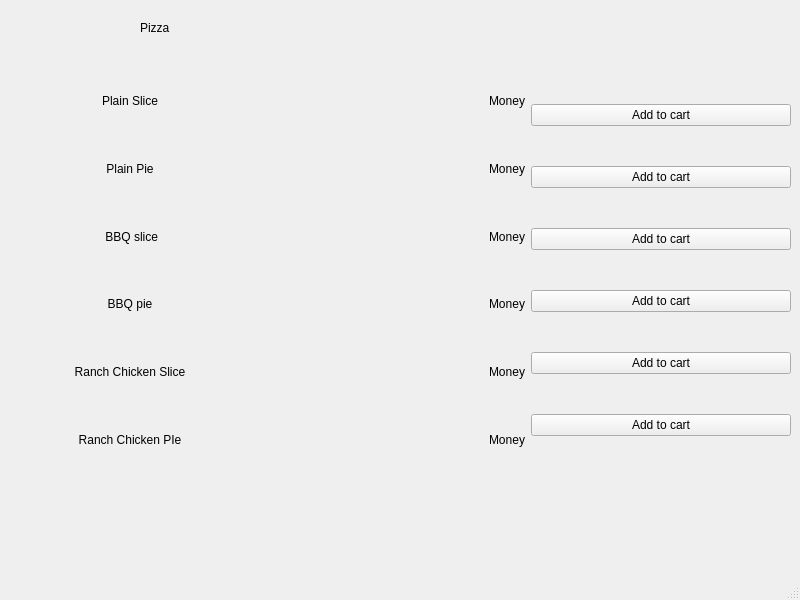
<?xml version="1.0" encoding="UTF-8"?>
<ui version="4.0">
 <class>MainWindow</class>
 <widget class="QMainWindow" name="MainWindow">
  <property name="geometry">
   <rect>
    <x>0</x>
    <y>0</y>
    <width>800</width>
    <height>600</height>
   </rect>
  </property>
  <property name="windowTitle">
   <string>MainWindow</string>
  </property>
  <widget class="QWidget" name="centralwidget">
   <widget class="QStackedWidget" name="stackedWidget">
    <property name="geometry">
     <rect>
      <x>0</x>
      <y>0</y>
      <width>800</width>
      <height>600</height>
     </rect>
    </property>
    <property name="currentIndex">
     <number>2</number>
    </property>
    <widget class="QWidget" name="page">
     <widget class="QPushButton" name="pushButton">
      <property name="geometry">
       <rect>
        <x>90</x>
        <y>180</y>
        <width>93</width>
        <height>28</height>
       </rect>
      </property>
      <property name="text">
       <string>Pizza</string>
      </property>
     </widget>
     <widget class="QPushButton" name="pushButton_2">
      <property name="geometry">
       <rect>
        <x>550</x>
        <y>180</y>
        <width>93</width>
        <height>28</height>
       </rect>
      </property>
      <property name="text">
       <string>Steak</string>
      </property>
     </widget>
     <widget class="QPushButton" name="pushButton_3">
      <property name="geometry">
       <rect>
        <x>320</x>
        <y>180</y>
        <width>93</width>
        <height>28</height>
       </rect>
      </property>
      <property name="text">
       <string>McDonalds</string>
      </property>
     </widget>
    </widget>
    <widget class="QWidget" name="page_2">
     <widget class="QWidget" name="horizontalLayoutWidget">
      <property name="geometry">
       <rect>
        <x>0</x>
        <y>60</y>
        <width>791</width>
        <height>401</height>
       </rect>
      </property>
      <layout class="QHBoxLayout" name="horizontalLayout_2">
       <item>
        <layout class="QVBoxLayout" name="verticalLayout_3">
         <item>
          <widget class="QLabel" name="label_16">
           <property name="text">
            <string>SIrloin Steak w/ Garlic Mayo and A Side of Mash Potatoes</string>
           </property>
           <property name="alignment">
            <set>Qt::AlignCenter</set>
           </property>
          </widget>
         </item>
         <item>
          <widget class="QLabel" name="label_17">
           <property name="text">
            <string>Beef Prime Rib w/ A side of Mash Potatoes</string>
           </property>
           <property name="alignment">
            <set>Qt::AlignCenter</set>
           </property>
          </widget>
         </item>
         <item>
          <widget class="QLabel" name="label_18">
           <property name="text">
            <string>Steak &amp; Steamed Lobster Tail</string>
           </property>
           <property name="alignment">
            <set>Qt::AlignCenter</set>
           </property>
          </widget>
         </item>
         <item>
          <widget class="QLabel" name="label_19">
           <property name="text">
            <string>Lamb Chops</string>
           </property>
           <property name="alignment">
            <set>Qt::AlignCenter</set>
           </property>
          </widget>
         </item>
         <item>
          <widget class="QLabel" name="label_4">
           <property name="text">
            <string>Onion Fries w/ Cheese Dip</string>
           </property>
           <property name="alignment">
            <set>Qt::AlignCenter</set>
           </property>
          </widget>
         </item>
         <item>
          <widget class="QLabel" name="label_20">
           <property name="text">
            <string>Filet Mignon 10oz</string>
           </property>
           <property name="alignment">
            <set>Qt::AlignCenter</set>
           </property>
          </widget>
         </item>
        </layout>
       </item>
       <item>
        <layout class="QVBoxLayout" name="verticalLayout_9">
         <item>
          <widget class="QLabel" name="label_2">
           <property name="text">
            <string>Money</string>
           </property>
           <property name="alignment">
            <set>Qt::AlignRight|Qt::AlignTrailing|Qt::AlignVCenter</set>
           </property>
          </widget>
         </item>
         <item>
          <widget class="QLabel" name="label_24">
           <property name="text">
            <string>Money</string>
           </property>
           <property name="alignment">
            <set>Qt::AlignRight|Qt::AlignTrailing|Qt::AlignVCenter</set>
           </property>
          </widget>
         </item>
         <item>
          <widget class="QLabel" name="label_23">
           <property name="text">
            <string>Money</string>
           </property>
           <property name="alignment">
            <set>Qt::AlignRight|Qt::AlignTrailing|Qt::AlignVCenter</set>
           </property>
          </widget>
         </item>
         <item>
          <widget class="QLabel" name="label_22">
           <property name="text">
            <string>Money</string>
           </property>
           <property name="alignment">
            <set>Qt::AlignRight|Qt::AlignTrailing|Qt::AlignVCenter</set>
           </property>
          </widget>
         </item>
         <item>
          <widget class="QLabel" name="label_21">
           <property name="text">
            <string>Money</string>
           </property>
           <property name="alignment">
            <set>Qt::AlignRight|Qt::AlignTrailing|Qt::AlignVCenter</set>
           </property>
          </widget>
         </item>
         <item>
          <widget class="QLabel" name="label">
           <property name="text">
            <string>Money</string>
           </property>
           <property name="alignment">
            <set>Qt::AlignRight|Qt::AlignTrailing|Qt::AlignVCenter</set>
           </property>
          </widget>
         </item>
        </layout>
       </item>
       <item>
        <layout class="QVBoxLayout" name="verticalLayout_6">
         <item>
          <widget class="QPushButton" name="pushButton_12">
           <property name="enabled">
            <bool>true</bool>
           </property>
           <property name="text">
            <string>Add to cart</string>
           </property>
          </widget>
         </item>
         <item>
          <widget class="QPushButton" name="pushButton_11">
           <property name="sizeIncrement">
            <size>
             <width>0</width>
             <height>0</height>
            </size>
           </property>
           <property name="text">
            <string>Add to cart</string>
           </property>
          </widget>
         </item>
         <item>
          <widget class="QPushButton" name="pushButton_14">
           <property name="text">
            <string>Add to cart</string>
           </property>
          </widget>
         </item>
         <item>
          <widget class="QPushButton" name="pushButton_10">
           <property name="text">
            <string>Add to cart</string>
           </property>
          </widget>
         </item>
         <item>
          <widget class="QPushButton" name="pushButton_7">
           <property name="text">
            <string>Add to cart</string>
           </property>
          </widget>
         </item>
         <item>
          <widget class="QPushButton" name="pushButton_6">
           <property name="text">
            <string>Add to cart</string>
           </property>
          </widget>
         </item>
        </layout>
       </item>
      </layout>
     </widget>
     <widget class="QLabel" name="label_14">
      <property name="geometry">
       <rect>
        <x>110</x>
        <y>20</y>
        <width>55</width>
        <height>16</height>
       </rect>
      </property>
      <property name="text">
       <string>Steak</string>
      </property>
     </widget>
    </widget>
    <widget class="QWidget" name="page_3">
     <widget class="QWidget" name="horizontalLayoutWidget_2">
      <property name="geometry">
       <rect>
        <x>0</x>
        <y>70</y>
        <width>791</width>
        <height>401</height>
       </rect>
      </property>
      <layout class="QHBoxLayout" name="horizontalLayout_3">
       <item>
        <layout class="QVBoxLayout" name="verticalLayout_10">
         <item>
          <widget class="QLabel" name="label_25">
           <property name="text">
            <string>Plain Slice</string>
           </property>
           <property name="alignment">
            <set>Qt::AlignCenter</set>
           </property>
          </widget>
         </item>
         <item>
          <widget class="QLabel" name="label_26">
           <property name="text">
            <string>Plain Pie</string>
           </property>
           <property name="alignment">
            <set>Qt::AlignCenter</set>
           </property>
          </widget>
         </item>
         <item>
          <widget class="QLabel" name="label_27">
           <property name="text">
            <string> BBQ slice</string>
           </property>
           <property name="alignment">
            <set>Qt::AlignCenter</set>
           </property>
          </widget>
         </item>
         <item>
          <widget class="QLabel" name="label_28">
           <property name="text">
            <string>BBQ pie</string>
           </property>
           <property name="alignment">
            <set>Qt::AlignCenter</set>
           </property>
          </widget>
         </item>
         <item>
          <widget class="QLabel" name="label_10">
           <property name="text">
            <string>Ranch Chicken Slice</string>
           </property>
           <property name="alignment">
            <set>Qt::AlignCenter</set>
           </property>
          </widget>
         </item>
         <item>
          <widget class="QLabel" name="label_29">
           <property name="text">
            <string>Ranch Chicken PIe</string>
           </property>
           <property name="alignment">
            <set>Qt::AlignCenter</set>
           </property>
          </widget>
         </item>
        </layout>
       </item>
       <item>
        <layout class="QVBoxLayout" name="verticalLayout_11">
         <item>
          <widget class="QLabel" name="label_11">
           <property name="text">
            <string>Money</string>
           </property>
           <property name="alignment">
            <set>Qt::AlignRight|Qt::AlignTrailing|Qt::AlignVCenter</set>
           </property>
          </widget>
         </item>
         <item>
          <widget class="QLabel" name="label_30">
           <property name="text">
            <string>Money</string>
           </property>
           <property name="alignment">
            <set>Qt::AlignRight|Qt::AlignTrailing|Qt::AlignVCenter</set>
           </property>
          </widget>
         </item>
         <item>
          <widget class="QLabel" name="label_31">
           <property name="text">
            <string>Money</string>
           </property>
           <property name="alignment">
            <set>Qt::AlignRight|Qt::AlignTrailing|Qt::AlignVCenter</set>
           </property>
          </widget>
         </item>
         <item>
          <widget class="QLabel" name="label_32">
           <property name="text">
            <string>Money</string>
           </property>
           <property name="alignment">
            <set>Qt::AlignRight|Qt::AlignTrailing|Qt::AlignVCenter</set>
           </property>
          </widget>
         </item>
         <item>
          <widget class="QLabel" name="label_33">
           <property name="text">
            <string>Money</string>
           </property>
           <property name="alignment">
            <set>Qt::AlignRight|Qt::AlignTrailing|Qt::AlignVCenter</set>
           </property>
          </widget>
         </item>
         <item>
          <widget class="QLabel" name="label_12">
           <property name="text">
            <string>Money</string>
           </property>
           <property name="alignment">
            <set>Qt::AlignRight|Qt::AlignTrailing|Qt::AlignVCenter</set>
           </property>
          </widget>
         </item>
        </layout>
       </item>
       <item>
        <layout class="QVBoxLayout" name="verticalLayout_12">
         <item>
          <widget class="QPushButton" name="pushButton_13">
           <property name="enabled">
            <bool>true</bool>
           </property>
           <property name="text">
            <string>Add to cart</string>
           </property>
          </widget>
         </item>
         <item>
          <widget class="QPushButton" name="pushButton_15">
           <property name="sizeIncrement">
            <size>
             <width>0</width>
             <height>0</height>
            </size>
           </property>
           <property name="text">
            <string>Add to cart</string>
           </property>
          </widget>
         </item>
         <item>
          <widget class="QPushButton" name="pushButton_16">
           <property name="text">
            <string>Add to cart</string>
           </property>
          </widget>
         </item>
         <item>
          <widget class="QPushButton" name="pushButton_17">
           <property name="text">
            <string>Add to cart</string>
           </property>
          </widget>
         </item>
         <item>
          <widget class="QPushButton" name="pushButton_8">
           <property name="text">
            <string>Add to cart</string>
           </property>
          </widget>
         </item>
         <item>
          <widget class="QPushButton" name="pushButton_18">
           <property name="text">
            <string>Add to cart</string>
           </property>
          </widget>
         </item>
        </layout>
       </item>
      </layout>
     </widget>
     <widget class="QLabel" name="label_13">
      <property name="geometry">
       <rect>
        <x>140</x>
        <y>20</y>
        <width>55</width>
        <height>16</height>
       </rect>
      </property>
      <property name="text">
       <string>Pizza</string>
      </property>
     </widget>
    </widget>
    <widget class="QWidget" name="page_4">
     <widget class="QWidget" name="horizontalLayoutWidget_3">
      <property name="geometry">
       <rect>
        <x>0</x>
        <y>40</y>
        <width>791</width>
        <height>401</height>
       </rect>
      </property>
      <layout class="QHBoxLayout" name="horizontalLayout_4">
       <item>
        <layout class="QVBoxLayout" name="verticalLayout_13">
         <item>
          <widget class="QLabel" name="label_34">
           <property name="text">
            <string>Fries</string>
           </property>
           <property name="alignment">
            <set>Qt::AlignCenter</set>
           </property>
          </widget>
         </item>
         <item>
          <widget class="QLabel" name="label_35">
           <property name="text">
            <string>BigMac</string>
           </property>
           <property name="alignment">
            <set>Qt::AlignCenter</set>
           </property>
          </widget>
         </item>
         <item>
          <widget class="QLabel" name="label_36">
           <property name="text">
            <string>Coffee</string>
           </property>
           <property name="alignment">
            <set>Qt::AlignCenter</set>
           </property>
          </widget>
         </item>
         <item>
          <widget class="QLabel" name="label_37">
           <property name="text">
            <string>Egg McMuffin</string>
           </property>
           <property name="alignment">
            <set>Qt::AlignCenter</set>
           </property>
          </widget>
         </item>
         <item>
          <widget class="QLabel" name="label_5">
           <property name="text">
            <string>Soda</string>
           </property>
           <property name="alignment">
            <set>Qt::AlignCenter</set>
           </property>
          </widget>
         </item>
         <item>
          <widget class="QLabel" name="label_38">
           <property name="text">
            <string>Chicken Nugget</string>
           </property>
           <property name="alignment">
            <set>Qt::AlignCenter</set>
           </property>
          </widget>
         </item>
        </layout>
       </item>
       <item>
        <layout class="QVBoxLayout" name="verticalLayout_14">
         <item>
          <widget class="QLabel" name="label_3">
           <property name="text">
            <string>Money</string>
           </property>
           <property name="alignment">
            <set>Qt::AlignRight|Qt::AlignTrailing|Qt::AlignVCenter</set>
           </property>
          </widget>
         </item>
         <item>
          <widget class="QLabel" name="label_39">
           <property name="text">
            <string>Money</string>
           </property>
           <property name="alignment">
            <set>Qt::AlignRight|Qt::AlignTrailing|Qt::AlignVCenter</set>
           </property>
          </widget>
         </item>
         <item>
          <widget class="QLabel" name="label_40">
           <property name="text">
            <string>Money</string>
           </property>
           <property name="alignment">
            <set>Qt::AlignRight|Qt::AlignTrailing|Qt::AlignVCenter</set>
           </property>
          </widget>
         </item>
         <item>
          <widget class="QLabel" name="label_41">
           <property name="text">
            <string>Money</string>
           </property>
           <property name="alignment">
            <set>Qt::AlignRight|Qt::AlignTrailing|Qt::AlignVCenter</set>
           </property>
          </widget>
         </item>
         <item>
          <widget class="QLabel" name="label_42">
           <property name="text">
            <string>Money</string>
           </property>
           <property name="alignment">
            <set>Qt::AlignRight|Qt::AlignTrailing|Qt::AlignVCenter</set>
           </property>
          </widget>
         </item>
         <item>
          <widget class="QLabel" name="label_6">
           <property name="text">
            <string>Money</string>
           </property>
           <property name="alignment">
            <set>Qt::AlignRight|Qt::AlignTrailing|Qt::AlignVCenter</set>
           </property>
          </widget>
         </item>
        </layout>
       </item>
       <item>
        <layout class="QVBoxLayout" name="verticalLayout_15">
         <item>
          <widget class="QPushButton" name="pushButton_19">
           <property name="enabled">
            <bool>true</bool>
           </property>
           <property name="text">
            <string>Add to cart</string>
           </property>
          </widget>
         </item>
         <item>
          <widget class="QPushButton" name="pushButton_20">
           <property name="sizeIncrement">
            <size>
             <width>0</width>
             <height>0</height>
            </size>
           </property>
           <property name="text">
            <string>Add to cart</string>
           </property>
          </widget>
         </item>
         <item>
          <widget class="QPushButton" name="pushButton_21">
           <property name="text">
            <string>Add to cart</string>
           </property>
          </widget>
         </item>
         <item>
          <widget class="QPushButton" name="pushButton_22">
           <property name="text">
            <string>Add to cart</string>
           </property>
          </widget>
         </item>
         <item>
          <widget class="QPushButton" name="pushButton_9">
           <property name="text">
            <string>Add to cart</string>
           </property>
          </widget>
         </item>
         <item>
          <widget class="QPushButton" name="pushButton_23">
           <property name="text">
            <string>Add to cart</string>
           </property>
          </widget>
         </item>
        </layout>
       </item>
      </layout>
     </widget>
     <widget class="QLabel" name="label_7">
      <property name="geometry">
       <rect>
        <x>130</x>
        <y>10</y>
        <width>55</width>
        <height>16</height>
       </rect>
      </property>
      <property name="text">
       <string>McDonald</string>
      </property>
     </widget>
    </widget>
   </widget>
  </widget>
  <widget class="QStatusBar" name="statusbar"/>
 </widget>
 <resources/>
 <connections/>
</ui>
